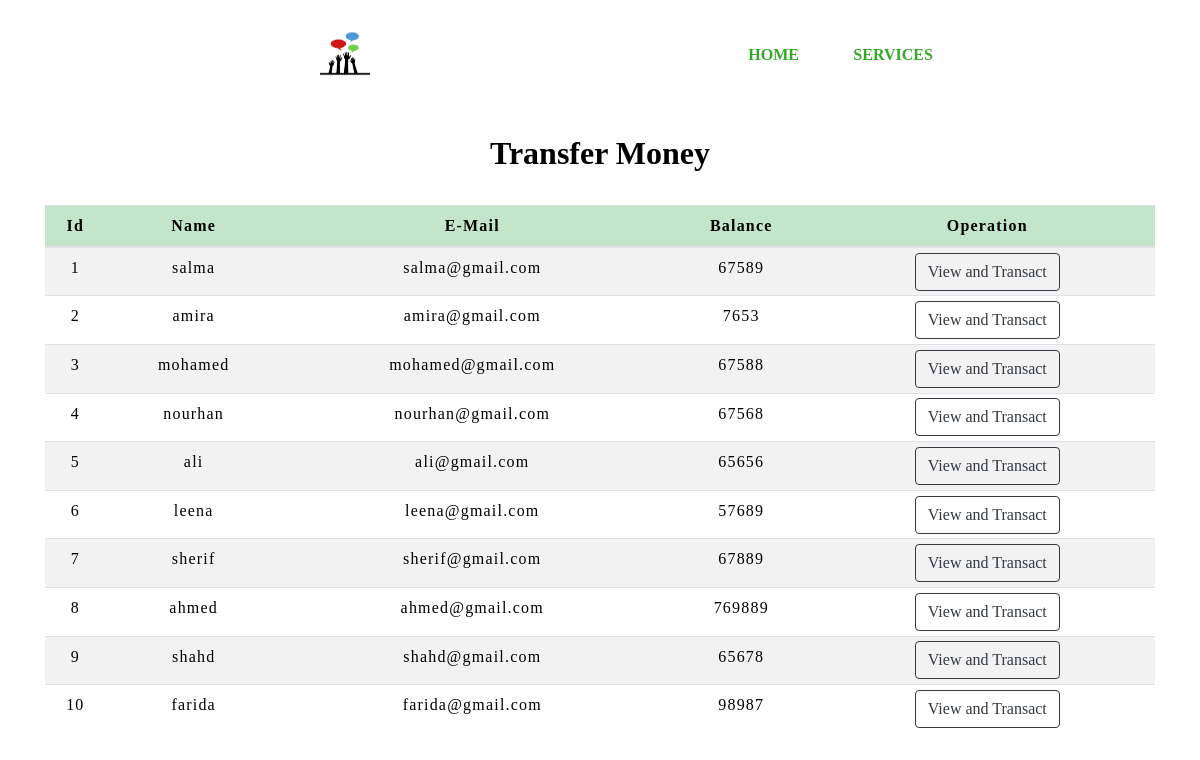
The app's page /transfermoney.php with its own data.
### tables this page shows
CREATE TABLE `users` (
  `id` int(3) NOT NULL,
  `name` text NOT NULL,
  `email` varchar(30) NOT NULL,
  `balance` int(8) NOT NULL
);

### transfermoney.php (the view, shortened to what this page needs)
<!doctype html>
<html lang="en">
<head>
    <link rel="stylesheet" href="https://maxcdn.bootstrapcdn.com/bootstrap/4.0.0/css/bootstrap.min.css">
    <link rel="stylesheet" type="text/css" href="./css/navbar.css">
    <link rel="stylesheet" type="text/css" href="./css/table.css">
</head>
<body>
    <?php
    include 'navbar.php';
    ?>
    <?php
    include 'config.php';
    $sql = "SELECT * FROM users";
    $result = mysqli_query($conn,$sql);
    ?>
    <div class="container">
        <h2 class="text-center pt-4" style="color : black; font-weight : 600;">Transfer Money</h2>
        <br>
            <div class="row">
                <div class="col">
                    <div class="table-responsive-sm">
                    <table class="table table-hover table-striped table-sm">
                        <thead style="color : black;" class="table-success">
                            <tr>
                            <th scope="col" class="text-center py-2">Id</th>
                            <th scope="col" class="text-center py-2">Name</th>
                            <th scope="col" class="text-center py-2">E-Mail</th>
                            <th scope="col" class="text-center py-2">Balance</th>
                            <th scope="col" class="text-center py-2">Operation</th>
                            </tr>
                        </thead>
                        <tbody>
                <?php
                    while($rows=mysqli_fetch_assoc($result)){
                ?>
                    <tr style="color : black;">
                        <td class="py-2"><?php echo $rows['id'] ?></td>
                        <td class="py-2"><?php echo $rows['name']?></td>
                        <td class="py-2"><?php echo $rows['email']?></td>
                        <td class="py-2"><?php echo $rows['balance']?></td>
                        <td><a href="selecteduserdetail.php?id= <?php echo $rows['id'] ;?>"> <button class="btn btn-outline-dark btn">View and Transact</button></a></td>
                    </tr>
                <?php
                    }
                ?>
                        </tbody>
                    </table>
                    </div>
                </div>
            </div>
         </div>
</body>
</html>

### navbar.php (shortened to what this page needs)
<!DOCTYPE html>
<html>
  <head>
    <link rel="stylesheet" href="https://maxcdn.bootstrapcdn.com/bootstrap/4.0.0/css/bootstrap.min.css">
    <link rel="stylesheet" href="./css/navbar.css">
  </head>
<body>
<header class="header_area">
  <div class="main-menu">
      <nav class="navbar navbar-expand-lg navbar-light">
          <a class="navbar-brand" class = "img"href="index.php">
            <img src="./img/logo.png" alt="logo" width="50px" height="50px"></a>
          <div class="collapse navbar-collapse" id="navbarNav">
              <ul class="navbar-nav">
                  <li class="nav-item active">
                      <a class="nav-link" href="index.php">Home</a>
                  </li>
                  <li class="nav-item">
                      <a class="nav-link" href="#services">Services</a>
                  </li>
              </ul>
          </div>
      </nav>
  </div>
</header>
</body>
</html>

### css/navbar.css (style rules this page uses)
.header_area .main-menu .navbar .navbar-brand { padding: 0 2rem 0 5rem; color: crimson; }
.header_area .main-menu .navbar { padding: 1rem 15rem ; }
.header_area .main-menu .nav-item .nav-link { text-transform: uppercase; padding: 1.7rem; font-weight: 700; color: rgb(51, 169, 38); }

### css/table.css (style rules this page uses)
* { padding: 0; margin: 0; box-sizing: border-box; font-family: Nunito Sans ; }
h2 { font-size: 40px; }
table { letter-spacing: 1.2px; }
td { text-align: center; }
button { border:none; background: #d9d9d9; transition: 1s; }

### records on screen
users: id "1", name "salma", email "salma@gmail.com", balance "67589"
users: id "2", name "amira", email "amira@gmail.com", balance "7653"
users: id "3", name "mohamed", email "mohamed@gmail.com", balance "67588"
users: id "4", name "nourhan", email "nourhan@gmail.com", balance "67568"
users: id "5", name "ali", email "ali@gmail.com", balance "65656"
users: id "6", name "leena", email "leena@gmail.com", balance "57689"
users: id "7", name "sherif", email "sherif@gmail.com", balance "67889"
users: id "8", name "ahmed", email "ahmed@gmail.com", balance "769889"
users: id "9", name "shahd", email "shahd@gmail.com", balance "65678"
users: id "10", name "farida", email "farida@gmail.com", balance "98987"
